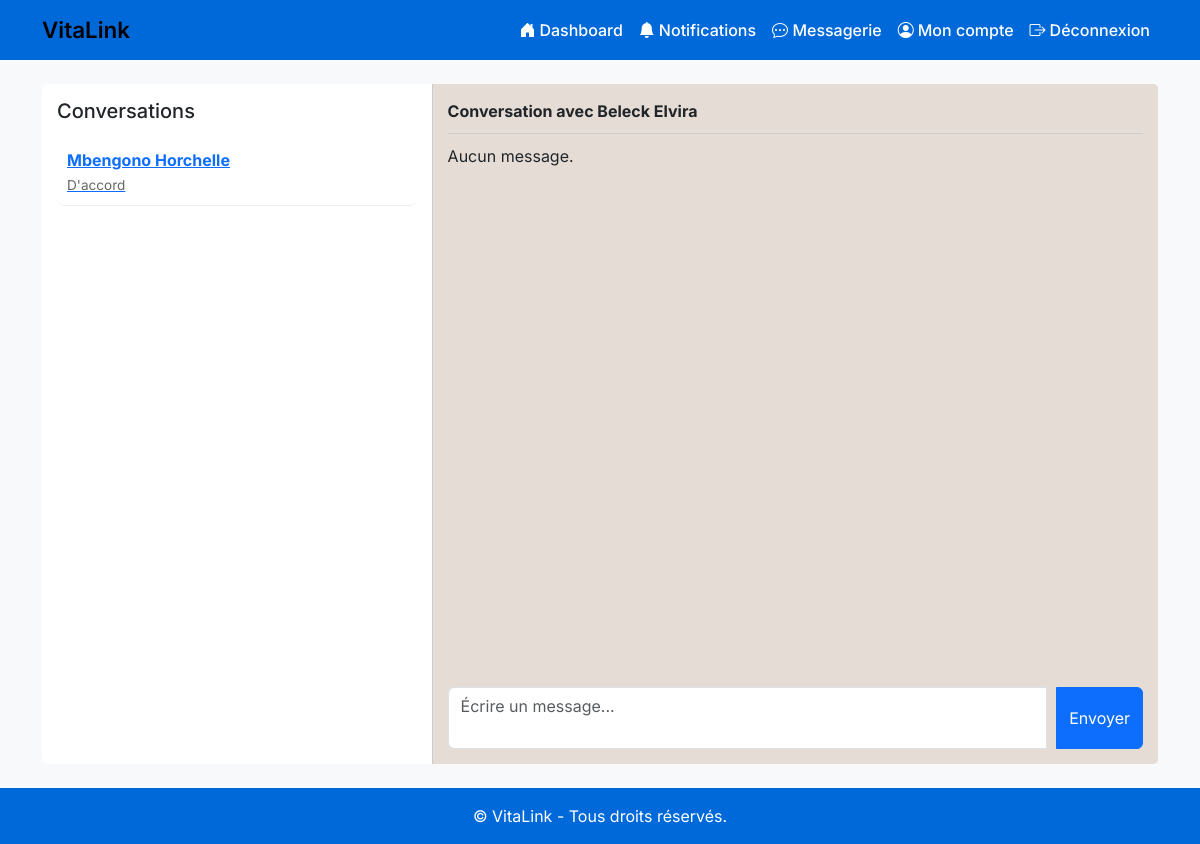
The app's page /5/ (signed in), older data.
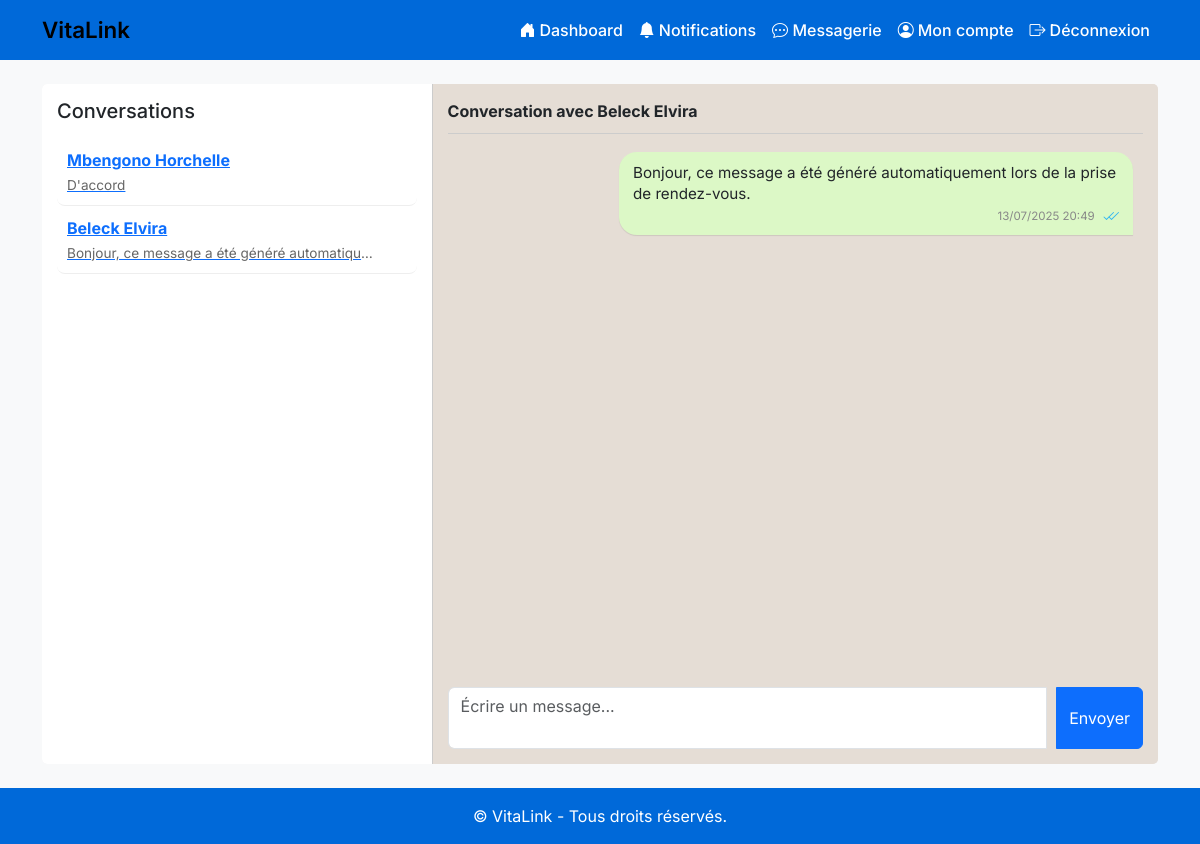
The same page, newer data.
### accounts/models.py (models this page shows)
class CustomUser(AbstractUser):
    ROLE_CHOICES = [
        ('patient', 'Patient'),
        ('medecin', 'Médecin'),
        ('admin', 'Administrateur'),
    ]
    role = models.CharField(max_length=10, choices=ROLE_CHOICES, default='patient')
    telephone = models.CharField(max_length=22, default='')
    date_created = models.DateTimeField(auto_now_add=True)  # <- Ajout

### messaging/models.py (models this page shows, shortened)
class Message(models.Model):
    sender = models.ForeignKey(CustomUser, on_delete=models.CASCADE, related_name='sent_messages')
    receiver = models.ForeignKey(CustomUser, on_delete=models.CASCADE, related_name='received_messages')
    contenu = models.TextField()
    timestamp = models.DateTimeField(auto_now_add=True)
    lu = models.BooleanField(default=False)

### messaging/views.py (the view)
# urls.py: path('', views.messagerie_home, name='messagerie_home'),
@login_required
def messagerie_home(request, interlocuteur_id=None):
    user = request.user
    role = user.role  # suppose que tu as un champ 'role' dans CustomUser avec 'patient' ou 'medecin'
    if role == 'patient':
        interlocuteurs_qs = CustomUser.objects.filter(role='medecin')
    elif role == 'medecin':
        interlocuteurs_qs = CustomUser.objects.filter(role='patient')
    else:
        interlocuteurs_qs = CustomUser.objects.none()
    interlocuteurs = interlocuteurs_qs.filter(
        Q(sent_messages__receiver=user) | Q(received_messages__sender=user)
    ).distinct()
    selected_interlocuteur = None
    conversation = []
    if request.method == "POST" and interlocuteur_id:
        contenu = request.POST.get("contenu")
        if contenu:
            selected_interlocuteur = get_object_or_404(CustomUser, id=interlocuteur_id)
            Message.objects.create(sender=user, receiver=selected_interlocuteur, contenu=contenu)
            return redirect('messagerie_home', interlocuteur_id=interlocuteur_id)
    if interlocuteur_id:
        selected_interlocuteur = get_object_or_404(CustomUser, id=interlocuteur_id)
        conversation = Message.objects.filter(
            Q(sender=user, receiver=selected_interlocuteur) |
            Q(sender=selected_interlocuteur, receiver=user)
        ).order_by('timestamp')
        conversation.filter(receiver=user, lu=False).update(lu=True)
    dernier_message_contenu = {}
    dernier_message_lu = {}
    for inter in interlocuteurs:
        last = Message.objects.filter(
            Q(sender=user, receiver=inter) | Q(sender=inter, receiver=user)
        ).order_by('-timestamp').first()
        if last:
            dernier_message_contenu[inter.id] = last.contenu
            if last.sender != user:
                dernier_message_lu[inter.id] = last.lu
            else:
                dernier_message_lu[inter.id] = True
    return render(request, "messaging/messagerie_home.html", {
        "interlocuteurs": interlocuteurs,
        "selected_interlocuteur": selected_interlocuteur,
        "conversation": conversation,
        "dernier_message_contenu": dernier_message_contenu,
        "dernier_message_lu": dernier_message_lu,
    })

### accounts/context_processors.py (called while the page is built)
def profil_incomplet_notification(request):
    if not request.user.is_authenticated:
        return {}
    user = request.user
    now = timezone.now()
    if user.date_created + timedelta(hours=24) > now:
        return {}
    if user.role == 'patient' and not hasattr(user, 'patientprofile'):
        return {'show_profil_notification': True, 'profil_url': 'completer_profil_patient'}
    if user.role == 'medecin' and not hasattr(user, 'doctorprofile'):
        return {'show_profil_notification': True, 'profil_url': 'completer_profil_medecin'}
    return {}

### messaging/templatetags/custom_filters.py (called while the page is built)
@register.filter
def dict_get(dictionnaire, cle):
    return dictionnaire.get(cle)

### templates/messaging/messagerie_home.html (shortened to what this page needs)
{% extends "base.html" %}
{% load custom_filters %}
{% block content %}
<div class="messaging-container">
  <div class="chat-list">
    <h5>Conversations</h5>
    {% for inter in interlocuteurs %}
      <a href="{% url 'messagerie_home' interlocuteur_id=inter.id %}">
        <div class="contact">
          <strong>{{ inter.get_full_name|default:inter.username }}</strong>
          <span class="chat-preview">
            {{ dernier_message_contenu|dict_get:inter.id|default:"(aucun message)" }}
          </span>
        </div>
      </a>
    {% empty %}
      <p>Pas de conversations.</p>
    {% endfor %}
  </div>
  <div class="chat-area">
    {% if selected_interlocuteur %}
      <div class="chat-header">
        Conversation avec {{ selected_interlocuteur.get_full_name|default:selected_interlocuteur.username }}
      </div>
      <div class="chat-container">
        {% for msg in conversation %}
          <div class="message {% if msg.sender == user %}sent{% else %}received{% endif %}">
            {{ msg.contenu|linebreaksbr }}
            <small>
              {{ msg.timestamp|date:"d/m/Y H:i" }}
            </small>
          </div>
        {% empty %}
          <p>Aucun message.</p>
        {% endfor %}
      </div>
      <form method="post">
        <div class="input-group">
          <textarea name="contenu" class="form-control" rows="2" placeholder="Écrire un message..." required></textarea>
          <button class="btn btn-primary" type="submit">Envoyer</button>
        </div>
      </form>
    {% endif %}
  </div>
</div>
{% endblock %}

Row changes from the older to the newer data that the page shows:
now on one of the page's lists (row edited): CustomUser: get_full_name "Beleck Elvira", id "Bonjour, ce message a été généré automatiqu…"
added Message: contenu "Bonjour, ce message a été généré automatiquement lors de la prise de rendez-vous.", timestamp "13/07/2025 20:49", lu True (drawn)
Text that changed along with them:
text no longer shown: "Aucun message."
